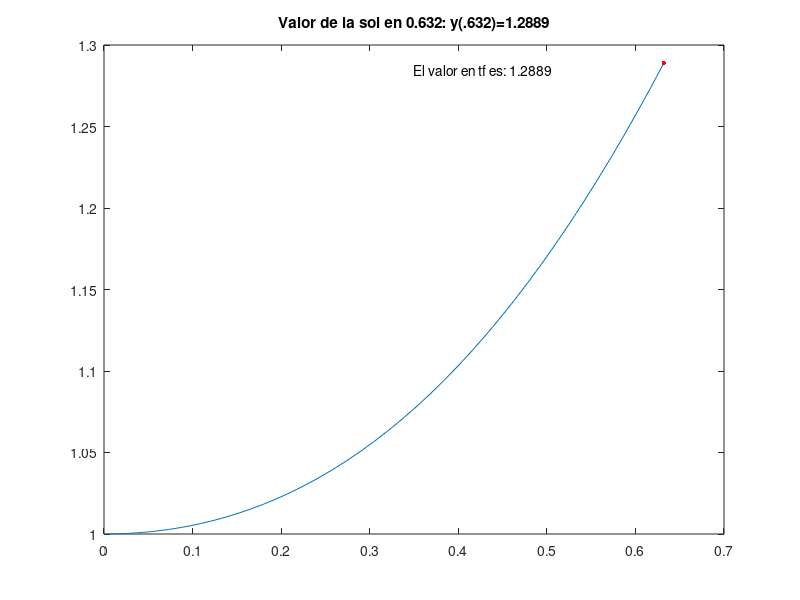

The MATLAB script that drew this image:
function ej69est

f = @(t,y) t.*exp(t./y);

[tt,yy] = ode45 (f,[0,.632], 1);

plot(tt,yy)

disp('El valor en tf = 0.632 es: ')
disp (yy(end))

% Representacion

hold on
plot (.632, yy(end), '.r', 'MarkerSize', 10)

text(.35,1.285, ['El valor en tf es: ', num2str(yy(end))])
title(['Valor de la sol en 0.632: y(.632)=',...
    num2str(yy(end))])

shg

shg
